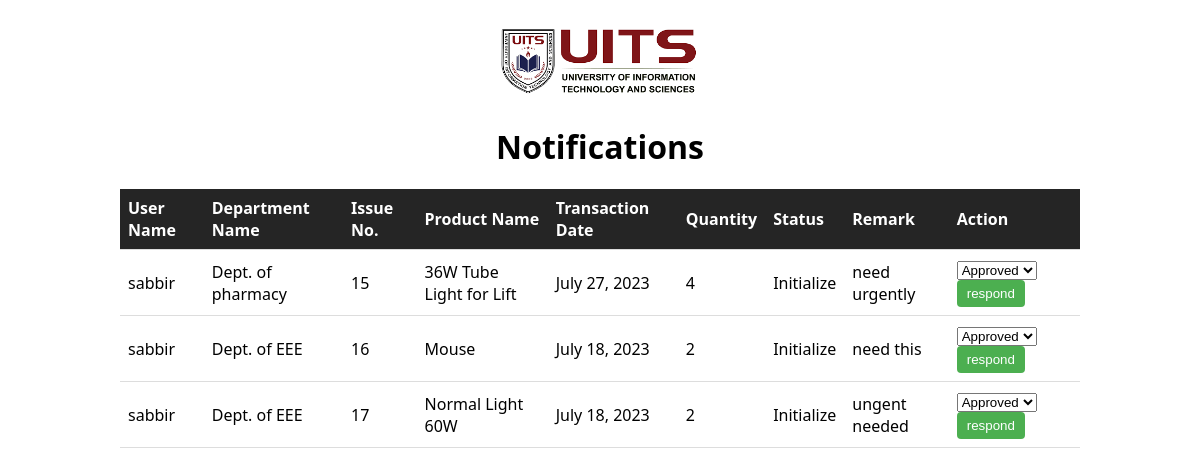
Screenshot of /notification/ with the database file from the repository.
### apps/models.py (models this page shows)
class Issue(models.Model):
    user_name = models.CharField(max_length=100)
    department_name = models.CharField(max_length=100)
    issue_no = models.AutoField(primary_key=True)
    product_name = models.CharField(max_length=100)
    trans_date=models.DateField(default=datetime.today())
    quantity = models.IntegerField()
    status=models.CharField(max_length=100,default='Initialise')
    remark = models.TextField()
    def __str__(self):
        return self.user_name

### apps/views.py (the view)
# urls.py: path('notification/', views.notifications, name='notifications'),
def notifications(request):
    st=Issue.objects.filter(status='Initialize')
    print(st)
    return render(request, 'notification.html', {'st': st})

### apps/templates/notification.html (shortened to what this page needs)
<!DOCTYPE html>
<html>
<head>
</head>
<body>
    <div class="container">
        <div class="logo">
            <img src="/static/images/logo.png" alt="Logo">
        </div>
        <div class="heading">
            <h1>Notifications</h1>
        </div>
        {% if st %}
        <table>
            <thead>
                <tr>
                    <th>User Name</th>
                    <th>Department Name</th>
                    <th>Issue No.</th>
                    <th>Product Name</th>
                    <th>Transaction Date</th>
                    <th>Quantity</th>
                    <th>Status</th>
                    <th>Remark</th>
                    <th>Action</th>
                </tr>
            </thead>
            <tbody>
                {% for issue in st %}
                    <tr>
                        <td>{{ issue.user_name }}</td>
                        <td>{{ issue.department_name }}</td>
                        <td>{{ issue.issue_no }}</td>
                        <td>{{ issue.product_name }}</td>
                        <td>{{ issue.trans_date }}</td>
                        <td>{{ issue.quantity }}</td>
                        <td>{{ issue.status }}</td>
                        <td>{{ issue.remark }}</td>
                        <td>
                            <form action="{% url 'update_issue_status' %}" method="post">
                                <select id="approval-status-select" name="status" required>
                                    <option value="Approved">Approved</option>
                                </select>
                                <button type="submit" class="update-button">respond</button>
                            </form>
                        </td>
                    </tr>
                {% endfor %}
            </tbody>
        </table>
        {% else %}
        <h1>No Notifications...</h1>
        {% endif %}
    </div>
</body>
</html>

### apps/templates/notification.html (style rules this page uses)
body { font-family: 'Segoe UI', Tahoma, Geneva, Verdana, sans-serif; }
.container { max-width: 960px; margin: 0 auto; padding: 20px; }
.logo { text-align: center; margin-bottom: 20px; }
.logo img { max-width: 200px; }
.heading { text-align: center; margin-bottom: 20px; }
table { border-collapse: collapse; width: 100%; }
th, td { padding: 8px; text-align: left; border-bottom: 1px solid #ddd; }
th { background-color: #252525; color: white; }
.update-button { background-color: #4CAF50; color: white; padding: 6px 10px; border: none; border-radius: 4px; cursor: pointer; }

### rows the page displays
Issue: user_name "sabbir", department_name "Dept. of pharmacy", issue_no "15", product_name "36W Tube Light for Lift", trans_date "July 27, 2023", quantity "4", status "Initialize", remark "need urgently"
Issue: user_name "sabbir", department_name "Dept. of EEE", issue_no "16", product_name "Mouse", trans_date "July 18, 2023", quantity "2", status "Initialize", remark "need this"
Issue: user_name "sabbir", department_name "Dept. of EEE", issue_no "17", product_name "Normal Light 60W", trans_date "July 18, 2023", quantity "2", status "Initialize", remark "ungent needed"
